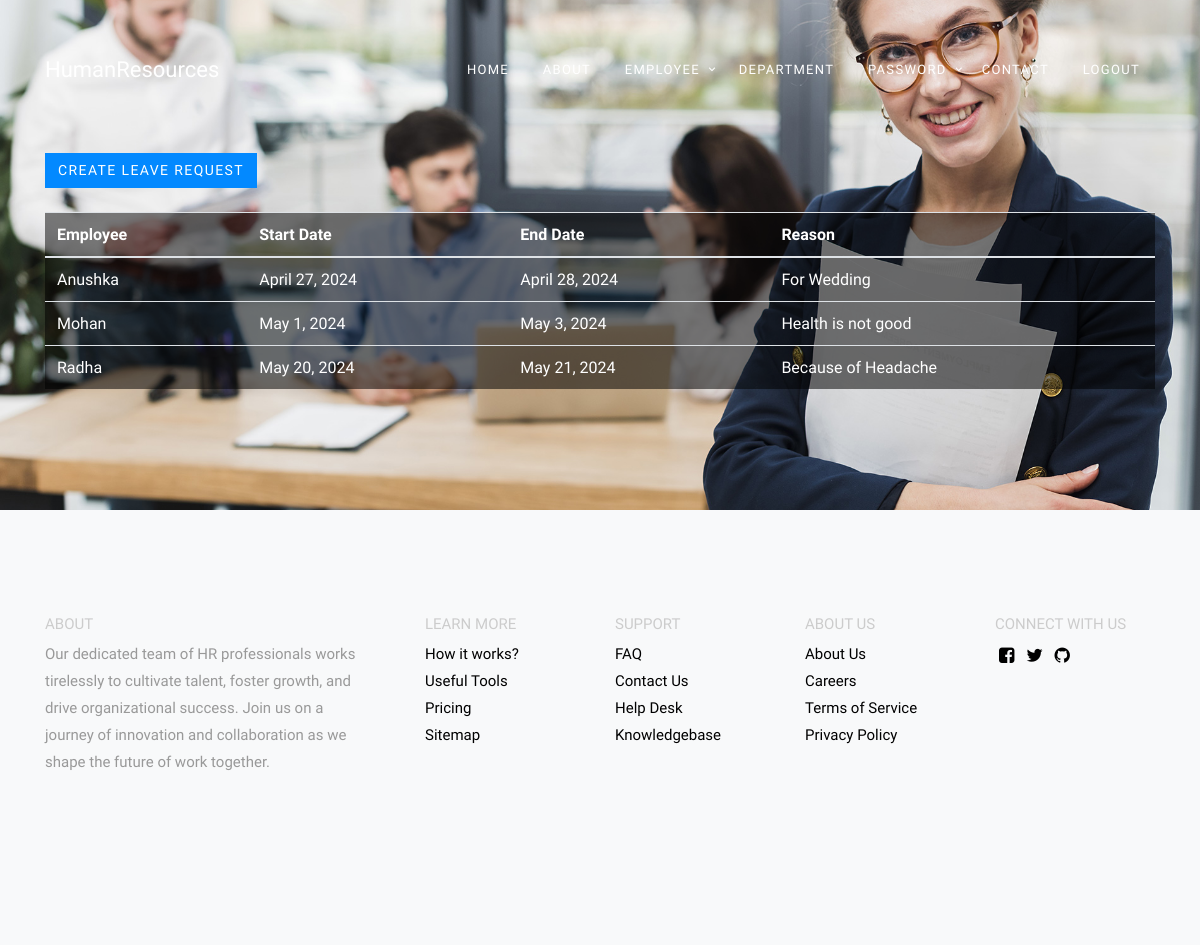
The app's page /leave_request_list/ with its own data.
### data/models.py (models this page shows, shortened)
class LeaveRequest(models.Model):
    employee = models.ForeignKey(Employee, on_delete=models.CASCADE, null=True)
    start_date = models.DateField()
    end_date = models.DateField()
    reason = models.TextField()

class Employee(models.Model):
    first_name = models.CharField(max_length=255)
    last_name = models.CharField(max_length=255)
    age = models.IntegerField(blank=True, null=True)
    salary = models.IntegerField(blank=True, null=True)
    email = models.CharField(max_length=255, default=None, null=True)
    dep = models.ForeignKey('Department', null=True,blank=True, on_delete=models.CASCADE)
    is_active = models.BooleanField(default=None, null=True)
    gender = models.CharField(max_length=15, choices=GENDER_CHOICES, default=None, null=True)
    class Meta:
        ordering = ['id']

### data/views.py (the view)
# urls.py: path('leave_request_list/', views.leave_request_list, name='leave_request'),
def leave_request_list(request):
    leave_records = LeaveRequest.objects.all()
    employees = Employee.objects.all()
    context = {
        'leave_records': leave_records,
        'employees': employees,
    }
    return render(request, 'leave_request_list.html', context)

### data/templates/leave_request_list.html (shortened to what this page needs)
{% load static %}
{% block content %}
<html lang="en">
<head>
    <link rel="stylesheet" href="https://stackpath.bootstrapcdn.com/bootstrap/4.5.2/css/bootstrap.min.css">
    <link rel="stylesheet" href="{% static 'data/css/style.css' %}">
</head>
<body>
    <div class="js-animsition animsition" id="site-wrap" data-animsition-in-class="fade-in" data-animsition-out-class="fade-out">
        <header class="templateux-navbar" role="banner">
            <div class="container"  data-aos="fade-down">
              <div class="row">
                <div class="col-3 templateux-logo">
                  <a href="" class="animsition-link">HumanResources</a>
                </div>
                <nav class="col-9 site-nav">
                  <ul class="sf-menu templateux-menu d-none d-md-block">
                    <li class="active">
                      <a href="/home/" class="animsition-link">Home</a>
                    </li>
                    <li><a href="/about_us/" class="animsition-link">About</a></li>
                    <li>
                      <a href="" class="animsition-link">Employee</a>
                      </li>
                      </ul>
                    <li><a href="/department/" class="animsition-link">Department</a></li>
                    <li>
                      <a href="" class="animsition-link">Password</a>
                        <li>
                    <li><a href="/contact_us/" class="animsition-link">Contact</a></li>
                    <li><a href="/logout/" class="animsition-link">Logout</a><li>
                </nav>
              </div>
            </div>
          </header>
          <div class="templateux-section" style="background-image: url('{% static 'data/images/slider-1.jpg' %}'); background-size: cover; background-position: center;">
            <div class="container">
              <div class="row">
    <div class="container mt-5">
        <h1 class="mb-4"><a href="leave_request_create/" class="btn btn-primary">Create Leave Request</a></h1>
        <table class="table table-striped opaque-table">
            <thead>
                <tr>
                    <th>Employee</th>
                    <th>Start Date</th>
                    <th>End Date</th>
                    <th>Reason</th>
                </tr>
            </thead>
            <tbody>
                {% for leave_record in leave_records %}
                <tr>
                    <td>{{ leave_record.employee.first_name }}</td>
                    <td>{{ leave_record.start_date }}</td>
                    <td>{{ leave_record.end_date }}</td>
                    <td>{{ leave_record.reason }}</td>
                </tr>
                {% endfor %}
            </tbody>
        </table>
    </div>
</div>
</div>
</div>
    <footer class="templateux-footer bg-light">
        <div class="container">
          <div class="row mb-5">
            <div class="col-md-4 pr-md-5">
              <div class="block-footer-widget">
                <h3>About</h3>
                <p>Our dedicated team of HR professionals works tirelessly to cultivate talent, foster growth, and drive organizational success. Join us on a journey of innovation and collaboration as we shape the future of work together.</p>
              </div>
            </div>
            <div class="col-md-8">
              <div class="row">
                <div class="col-md-3">
                  <div class="block-footer-widget">
                    <h3>Learn More</h3>
                    <ul class="list-unstyled">
                      <li><a href="#">How it works?</a></li>
                      <li><a href="#">Useful Tools</a></li>
                      <li><a href="#">Pricing</a></li>
                      <li><a href="#">Sitemap</a></li>
                    </ul>
                  </div>
                </div>
                <div class="col-md-3">
                  <div class="block-footer-widget">
                    <h3>Support</h3>
                    <ul class="list-unstyled">
                      <li><a href="#">FAQ</a></li>
                      <li><a href="#">Contact Us</a></li>
                      <li><a href="#">Help Desk</a></li>
                      <li><a href="#">Knowledgebase</a></li>
                    </ul>
                  </div>
                </div>
                <div class="col-md-3">
                  <div class="block-footer-widget">
                    <h3>About Us</h3>
                    <ul class="list-unstyled">
                      <li><a href="#">About Us</a></li>
                      <li><a href="#">Careers</a></li>
                      <li><a href="#">Terms of Service</a></li>
                      <li><a href="#">Privacy Policy</a></li>
                    </ul>
                  </div>
                </div>
                <div class="col-md-3">
                  <div class="block-footer-widget">
                    <h3>Connect With Us</h3>
                    <ul class="list-unstyled block-social">
                      <li><a href="#" class="p-1"><span class="icon-facebook-square"></span></a></li>
                      <li><a href="#" class="p-1"><span class="icon-twitter"></span></a></li>
                      <li><a href="#" class="p-1"><span class="icon-github"></span></a></li>
                    </ul>
                  </div>
                </div>
              </div>
            </div>
          </div>
        </div>
      </footer>
    </div>
    </body>
    </html>
    {% endblock %}

### data/templates/leave_request_list.html (style rules this page uses)
.table th { color: white; }
.table td { color: white; }
.opaque-table { background-color: rgba(0, 0, 0, 0.5); color: white; }

### records on screen
LeaveRequest: employee.first_name "Anushka", start_date "April 27, 2024", end_date "April 28, 2024", reason "For Wedding"
LeaveRequest: employee.first_name "Mohan", start_date "May 1, 2024", end_date "May 3, 2024", reason "Health is not good"
LeaveRequest: employee.first_name "Radha", start_date "May 20, 2024", end_date "May 21, 2024", reason "Because of Headache"
